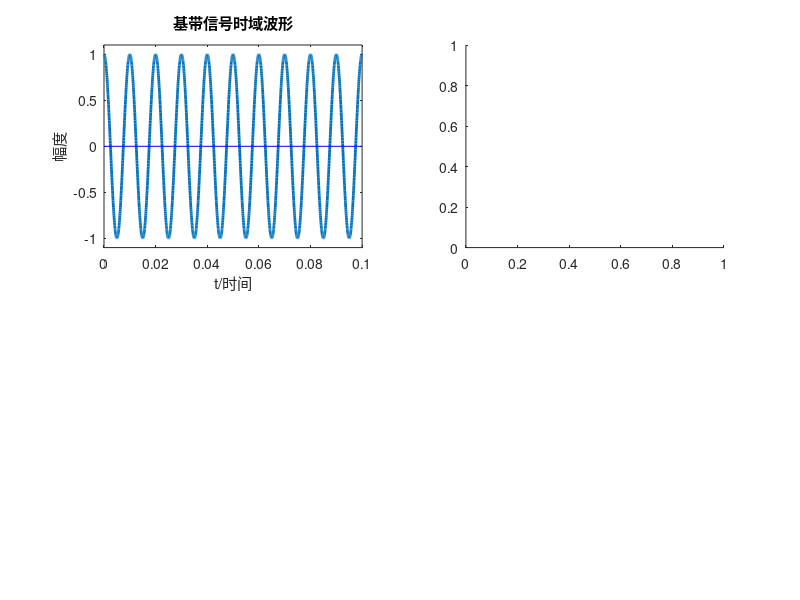

Reproduce this figure in MATLAB. (Note: this script raises an error after producing the figure.)
close all;clear;clc;

% 调制信号
fm = 100;                        % 基带信号频率
T = 2;                           % 信号持续时间
fs = 20000;                      % 采样频率
dt = 1 / fs;                     % 采样间隔
N = T / dt;                      % 采样点数
t = (0 : N-1) * dt;              % 采样点的时间序列

figure(1);
%% 调制信号时域波形
subplot(2, 2, 1);
Am = 1;                          % 基带信号幅度
mt = Am * cos(2 * pi * fm * t);  % 基带信号
plot(t, mt, "LineWidth", 2);
xlabel("t/时间"); ylabel("幅度"); title("基带信号时域波形");
axis([0, 0.1, -1.1, 1.1]);
line([0, 0.1], [0, 0], "color", "b");

%% 调制信号频域波形
subplot(2, 2, 2);
[mf, msf] = T2F(t, mt);          % 傅里叶变换
plot(mf, abs(msf), "LineWidth", 2);
xlabel("f/Hz"); ylabel("幅度/H(f)"); title("基带信号频谱");
axis([-150 150 -inf inf]);


% 载波信号
%% 载波信号时域波形
subplot(2, 2, 3);
fc = 1000;                       % 载波频率
carrier = cos(2 * pi * fc * t);
plot(t, carrier, "r", "LineWidth", 2);
xlabel("t/时间"); ylabel("幅度"); title("载波信号");
axis([0, 0.01, -1.1, 1.1]);
line([0, 0.01], [0, 0], "color", "b");

%% 载波信号频域波形
subplot(2, 2, 4);
[mf, msf] = T2F(t, carrier);
plot(mf, abs(msf), "r", "LineWidth", 2);
xlabel("f/Hz"); ylabel("幅度/H(f)"); title("载波信号频谱");
axis([-1500 1500 -inf inf]);


% DSB信号
figure(2);
%% DSB信号时域波形
dsb = mt .* carrier;
SNR = 8;                        % 加噪声
dsb = awgn(dsb, SNR, "measured");
subplot(2, 1, 1);
plot(t, dsb, "LineWidth", 2);    % DSB调制信号
xlabel("t/时间"); ylabel("幅度"); title("DSB调制信号");
axis([0, 0.02, -3.1, 3.1]);
line([0, 0.02], [0, 0], "color", "b", "Linewidth", 2);

%% DSB信号频域波形
[mf, msf] = T2F(t, dsb);
subplot(2, 1, 2);
plot(mf, abs(msf), "Linewidth", 2);
xlabel("f/Hz"); ylabel("幅度/H(f)"); title("DSB信号频域波形");
axis([-1500 1500 -inf inf]);


% 相干解调
figure(3);

st = dsb .* carrier;
subplot(2, 2, 1);
plot(t, st, "Linewidth", 2);
xlabel("t/时间"); ylabel("幅度"); title("已调信号与载波信号相乘");
axis([0 0.02 -1.5 3.5]);
line([0, 0.02], [0, 0], "color", "b", "Linewidth", 2);

[f, sf] = T2F(t, st);
subplot(2, 2, 2);
plot(f, sf, "Linewidth", 2);
xlabel("f/Hz"); ylabel("幅度/H(f)"); title("已调信号与载波信号相乘的频谱");
axis([-2500 2500 -inf inf]);


% 解调信号
[t, st] = lpf(f, sf, 2 * fm);    % 低通滤波
subplot(2, 2, 3);
plot(t, 2 * st, "Linewidth", 2);
xlabel("t/时间"); ylabel("幅度"); title("相干解调信号波形");
axis([0 0.1 -1.1 1.1]);
line([0, 0.1], [0, 0], "color", "b", "Linewidth", 2);

subplot(2, 2, 4);
plot(t, mt, "r", "Linewidth", 2);
xlabel("t/时间"); ylabel("幅度"); title("原始基带信号");
axis([0 0.1 -1.1 1.1]);
line([0, 0.1], [0, 0], "color", "b", "Linewidth", 2);